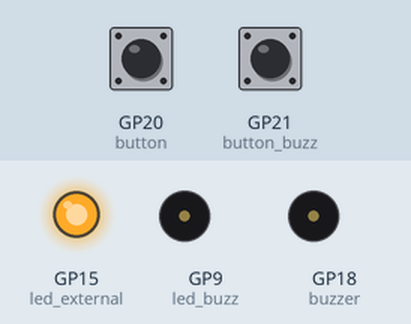
Recording of a program running on a simulated Raspberry Pi Pico running MicroPython. On the bench: output pins drawn as LEDs (lit = HIGH), buzzer (waves = sounding, pin HIGH). The inputs (shaded band) are chosen by the test bench; at power-on: GP21 (button_buzz) HIGH, GP20 (button) LOW.

Above: at 1.2 s.
1.3 s: GP21 (button_buzz) pulled LOW for 1.2 s
At 2.1 s:
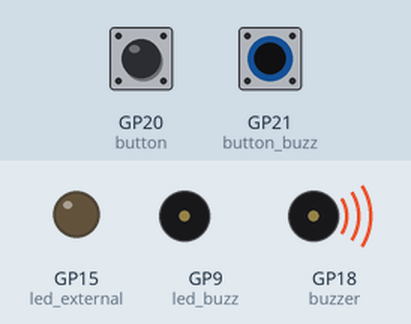
4.0 s: GP20 (button) pulled HIGH for 3.2 s
At 4.9 s:
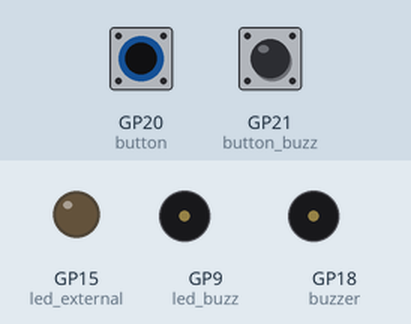
Timing chart, 0 to 8.7 s (numbered marks = the images above; inputs shaded):
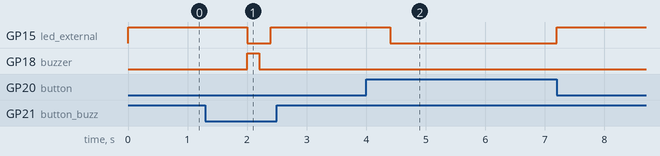

Measured:
- after the input at 1.3 s, GP15 (led_external): HIGH → LOW after 0.70 s, → HIGH 0.40 s later; GP18 (buzzer): LOW → HIGH after 0.70 s, → LOW 0.20 s later
- after the input at 4.0 s, GP15 (led_external): HIGH → LOW after 0.40 s, → HIGH 2.8 s later

The program:

Button_Reader_Thread.py
```python
import machine
import utime
import _thread

button = machine.Pin(20, machine.Pin.IN, machine.Pin.PULL_DOWN)
led_external = machine.Pin(15, machine.Pin.OUT)
led_buzz = machine.Pin(9, machine.Pin.OUT)

button_buzz = machine.Pin(21, machine.Pin.IN, machine.Pin.PULL_UP)
buzzer = machine.Pin(18, machine.Pin.OUT)

global button_pressed
button_pressed = False

while True:
    if button.value() == 0:
        led_external.value(1)
        utime.sleep(1)
    led_external.value(0)

    if button_pressed == True:
        led_buzz.value(1)
        print("herp derp")
    if button_buzz.value() == 0:
        buzzer.value(1)
        utime.sleep(0.2)
        buzzer.value(0)
        utime.sleep(0.2)

def button_reader_thread():
    global button_pressed
    while True:
        if button_buzz.value() == 1:
            button_pressed = True
            buzzer.value(1)
            utime.sleep(0.2)
            buzzer.value(0)
            utime.sleep(0.2)
        utime.sleep(0.01)
_thread.start_new_thread(button_reader_thread, ())
```
